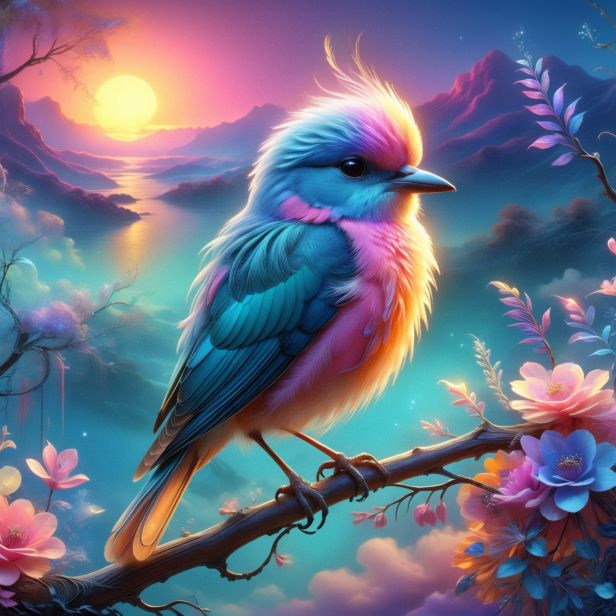
#> input picture test/image.png, 1232 x 1232 px, found by its file name (shown at 1/2 size)
$ python test_img2vid.py
#> lines starting #> are read from the running program, lines starting #| are printed output that depends on the picture
import logging
import time
import requests
from PIL import Image
import os
import io
from dotenv import load_dotenv

load_dotenv()

cfg_scale = 3.6
bucket_id = 156

def image_to_video(buffer, text_prompts):
    url = "https://api.stability.ai/v2alpha/generation/image-to-video"
    body = {"seed": 0, "cfg_scale": cfg_scale, "motion_bucket_id": bucket_id}
    files = {"image": buffer}
    headers = {"Authorization": f"Bearer {os.getenv('STABILITY_API_KEY')}"}
    print(f'Processing generation: {text_prompts}')
    response = requests.post(url, headers=headers, files=files, data=body)
    if response.status_code != 200:
        raise Exception(f"Non-200 response: {response.text}")
    data = response.json()
    return data["id"]

def check_video_status(generation_id):
    while True:
        response = requests.get(
            f"https://api.stability.ai/v2alpha/generation/image-to-video/result/{generation_id}",
            headers={'authorization': f"Bearer {os.getenv('STABILITY_API_KEY')}"}
        )
        if response.status_code == 202:
            time.sleep(5)
        elif response.status_code == 200:
            return response.content
        else:
            raise Exception(response.json())

def resize_image(image):
#> called with image = 'test/image.png'
    img = Image.open(image)
#> img is the input picture: PIL image 1232x1232 RGB; mean R, G, B 107.6, 111.5, 132.3
    img = img.resize((768, 768))
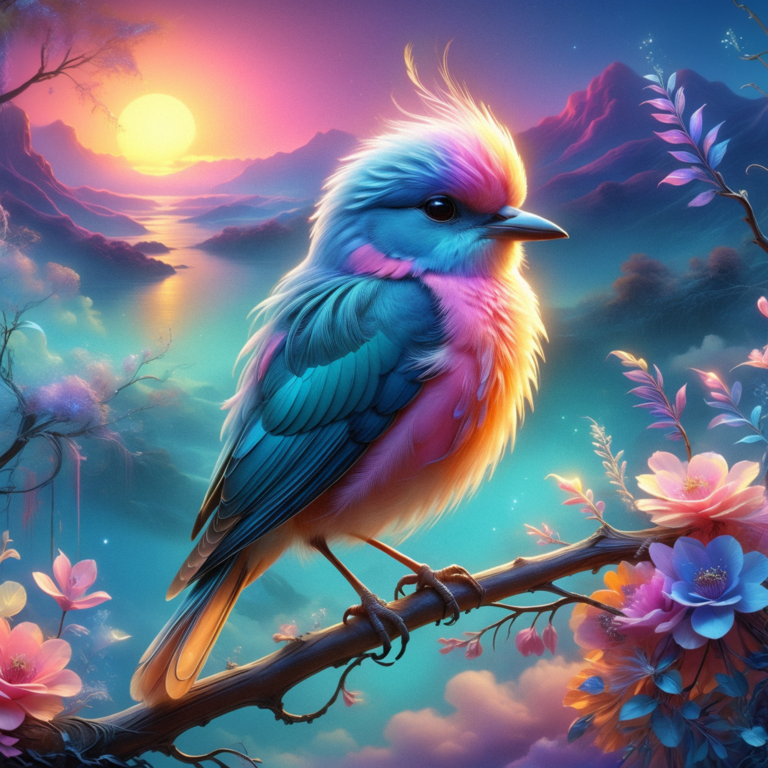
#> img: PIL image 768x768 RGB; mean R, G, B 107.6, 111.5, 132.3
    buffer = io.BytesIO()
    img.save(buffer, format="JPEG")
    return buffer.getvalue()

def process_generation(image_path, save_dir):
    try:
        with open(image_path, 'rb') as file:
            image_buffer = file.read()
            image_buffer = resize_image(image_path)

        video_generation_id = image_to_video(image_buffer, image_path)
        video_content = check_video_status(video_generation_id)

        with open(os.path.join(save_dir, f"video.mp4"), 'wb') as file:
            file.write(video_content)
            print(f"Video saved to {os.path.join(save_dir, f'video.mp4')}")
    except Exception as e:
        logging.error(f"An error occurred: {e}")

if __name__ == "__main__":
    process_generation('test/image.png', 'test/outputs/')
#> (the call stopped at in image_to_video, `response = requests.post(url, headers=headers, files=files, data=body)`: requests is not available in this run)
